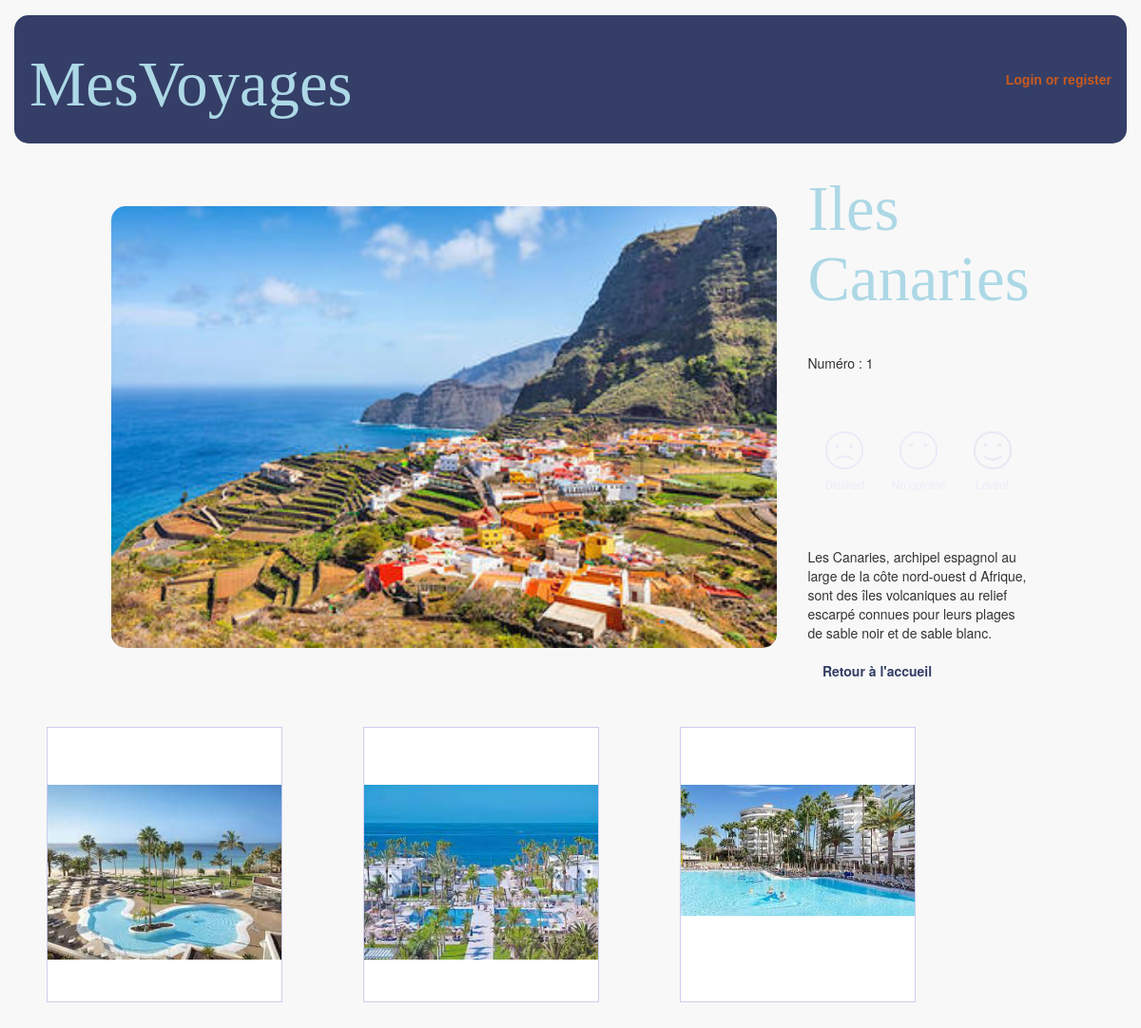
The page /movie.php?id=1 on the database its author committed.
### tables this page shows
CREATE TABLE `prestation` (
  `idPRE` int(25) NOT NULL,
  `nom` varchar(100) NOT NULL,
  `images` varchar(100) NOT NULL,
  `description` varchar(500) DEFAULT NULL,
  PRIMARY KEY (`idPRE`)
);

CREATE TABLE `hotel` (
  `idHOT` int(25) NOT NULL,
  `prestation_idPRE` int(25) NOT NULL,
  `nom` varchar(100) NOT NULL,
  `rating` float NOT NULL,
  `images` varchar(100) NOT NULL,
  `description` varchar(500) DEFAULT NULL,
  PRIMARY KEY (`idHOT`),
  KEY `prestation_idPRES` (`prestation_idPRE`)
);

### dbfonctions.php (called while the page is built, shortened)
<?php
function myConnection() {
    static $dbc = null;
    if ($dbc == null) {
        try {
            $dbc = new PDO('mysql: host=' . DB_HOST . ';dbname=' . DB_NAME . ';charset=utf8', DB_USER, DB_PASSWORD);
        } catch (PDOException $e) {
            header("Location:error.php?message=".$e->getMessage());
        }
    }
    return $dbc;
}
function getOnePays($idPRE) {
    try {
        $request = myConnection()->prepare("SELECT * FROM prestation WHERE idPRE = :idPRE");
        $request->bindParam(':idPRE', $idPRE, PDO::PARAM_STR);
        $request->execute();
    } catch (PDOException $e) {
        header("Location:error.php?message=".$e->getMessage());
    }
    return $request->fetch(PDO::FETCH_ASSOC);
}
function getHotelPRE($idPRE) {
    try {
        $request = myConnection()->prepare("SELECT * FROM hotel where prestation_idPRE = :idPRE");
        $request->bindParam(':idPRE', $idPRE, PDO::PARAM_STR);
        $request->execute();
    } catch (PDOException $e) {
        header("Location:error.php?message=".$e->getMessage());
    }
    return $request->fetchAll(PDO::FETCH_ASSOC);
}

### movie.php (the view, shortened to what this page needs)
<?php
$idUser   = (isset($_SESSION["idUSER"])) ? $_SESSION(["idUSER"])              :0;
$idPRE   = (isset($_GET["id"]))         ? $_GET["id"]                        :0;
include('header.php');
$pays  = getOnePays($idPRE);
if ($idUser > 0) {
  if (isset($_GET["ranking"])) {
    $ranking = $_GET["ranking"];
    switch($ranking) {
      case -1:
      case 0:
      case 1:
      case 99:
      setFeedback($idUser, $idPRE, $ranking);
      $feedback = $ranking;
      break;
      default:
      $feedback = getFeedback($idUser, $idPRE);
      break;
    }
  } else {
    $feedback = getFeedback($idUser, $idPRE);
  }
} else {
  $feedback = 99;
}
?>
<table class="jacket table-bordered">
  <tr class="gradeA">
    <td rowspan="4">
        <img src="<?= $pays["images"] ?>" class="prestation">
    </td>
    <td>
      <h1 class="info">
          <?= $pays["nom"] ?>
      </h1>
    </td>
  </tr>
  <tr class="gradeA">
    <td class="info">
      Numéro : <?= $pays["idPRE"] ?><br><br>
    </td>
  </tr>
  <?php if ($idUser > 0): ?>
    <tr class="gradeA ranking">
      <td>
        <table>
          <tr>
            <td valign="middle" class="icons">
              <?php if ($feedback != -1): ?>
                <a href="movie.php?id=<?= $pays['idPRE'] ?>&ranking=-1&title=<?= $_GET['nom'] ?>">
                  <img class="icons" src="ressources/sad-face-outline-unselected.png">
                </a><br>
                <small class="unselected">Disliked</small>
              <?php else : ?>
                <a href="movie.php?id=<?= $pays['idPRE'] ?>&ranking=99&title=<?= $_GET['nom'] ?>">
                  <img class="icons" src="ressources/sad-face-outline-selected.png">
                </a><br>
                <small class="selected">Disliked</small>
              <?php endif; ?>
            </td>
            <td valign="middle" class="icons">
              <?php if ($feedback != 0): ?>
                <a href="movie.php?id=<?= $pays['idPRE'] ?>&ranking=0&title=<?= $_GET['nom'] ?>">
                  <img class="icons" src="ressources/silent-emoticon-face-with-missed-mouth-symbol-of-stroke-unselected.png">
                </a><br>
                <small class="unselected">No opinion</small>
              <?php else : ?>
                <a href="movie.php?id=<?= $pays['idPRE'] ?>&ranking=99&title=<?= $_GET['nom'] ?>">
                  <img class="icons" src="ressources/silent-emoticon-face-with-missed-mouth-symbol-of-stroke-selected.png">
                </a><br>
                <small class="selected">No opinion</small>
              <?php endif; ?>
            </td>
            <td valign="middle" class="icons">
              <?php if ($feedback != 1): ?>
                <a href="movie.php?id=<?= $pays['idPRE'] ?>&ranking=1&title=<?= $_GET['nom'] ?>">
                  <img class="icons" src="ressources/smiling-emoticon-face-unselected.png">
                </a><br>
                <small class="unselected">Loved!</small>
              <?php else : ?>
                <a href="movie.php?id=<?= $pays['idPRE'] ?>&ranking=99&title=<?= $_GET['nom'] ?>">
                  <img class="icons" src="ressources/smiling-emoticon-face-selected.png">
                </a><br>
                <small class="selected">Loved!</small>
              <?php endif; ?>
            </td>
          </tr>
        </table>
      </td>
    </tr>
  <?php else: ?>
    <tr class="gradeA ranking">
      <td>
        <table>
          <tr>
            <td valign="middle" class="icons">
              <a href="login.php">
                <img class="icons" src="ressources/sad-face-outline-unselected.png">
              </a><br>
              <small class="unselected">Disliked</small>
            </td>
            <td valign="middle" class="icons">
              <a href="login.php">
                <img class="icons" src="ressources/silent-emoticon-face-with-missed-mouth-symbol-of-stroke-unselected.png">
              </a><br>
              <small class="unselected">No opinion</small>
            </td>
            <td valign="middle" class="icons">
              <a href="login.php">
                <img class="icons" src="ressources/smiling-emoticon-face-unselected.png">
              </a><br>
              <small class="unselected">Loved!</small>
            </td>
          </tr>
        </table>
      </td>
    </tr>
  <?php endif; ?>
  <tr class="gradeA">
    <td class="info">
      <br><?= $pays["description"] ?><br>
      <br>
      &nbsp;&nbsp;&nbsp;&nbsp;<a href="index.php">Retour à l'accueil</a>&nbsp;&nbsp;&nbsp;&nbsp;
    </td>
  </tr>
</table>
<?php foreach (getHotelPRE($idPRE) as $hotel): ?>
<div class='cartouche'>
  <div class='card'>
    <div class='data'>
    </div>
    <div class='pict'>
      <a href="hotel.php?id=<?= $hotel['idHOT'] ?>&nom=<?= htmlentities($hotel['nom']) ?>"><img src="<?= $hotel['images'] ?>" alt="<?= $hotel['nom'] ?>"></a>
    </div>
  </div>
</div>
<?php endforeach; ?>
<?php include('footer.php'); ?>

### header.php (shortened to what this page needs)
<?php
  require 'dbfonctions.php';
?>
<!DOCTYPE html>
<html>
  <head>
    <link href="bootstrap/vendor/bootstrap/css/bootstrap.css" rel="stylesheet">
    <link href="bootstrap/vendor/metisMenu/metisMenu.css" rel="stylesheet">
    <link href="bootstrap/vendor/datatables-responsive/dataTables.responsive.css" rel="stylesheet">
    <link href="bootstrap/dist/css/sb-admin-2.css" rel="stylesheet">
    <link href="bootstrap/vendor/font-awesome/css/font-awesome.min.css" rel="stylesheet" type="text/css">
    <link rel="stylesheet" type="text/css" href="style.css">
  </head>
  <body>
    <div class="col-lg-12">
      <header>
        <table>
          <tr>
            <td>
              <h1>MesVoyages</h1>
            </td>
            <td>
              <nav>
                <?php if (isset($_SESSION["idUser"]) && $_SESSION["idUser"] > 0): ?>
                  <a href="logout.php"><?= $_SESSION["message"] ?></a><br>
                <?php else: ?>
                  <a href="login.php"><?= empty($_SESSION["message"])?"Login or register":$_SESSION["message"] ?></a><br>
                <?php endif; ?>
              </nav>
            </td>
          </tr>
        </table>
      </header>

### footer.php (shortened to what this page needs)
    </div>
  </body>
</html>

### style.css (style rules this page uses)
header { padding: 16px; margin-top: 16px; background-color: rgb(52,62,103); border-radius: 15px; font-family: arial; }
h1 { font-size: 50pt; font-family: Impact; color: lightblue; }
nav { text-align: right; }
nav a { color: rgb(201,90,30); font-weight: bold; }
.cartouche { width: 261px; display: inline-block; margin: 17px 34px 34px 34px; }
.card { width: 248px; height: 290px; background-color: #FFFFFF; border: 1px solid #CCCCEE; text-align: center; }
.data { width: 248px; height: 60px; line-height: 60px; overflow: hidden; font-size: 14pt; }
.pict { height: 369px; padding-bottom: 17px; overflow: hidden; }
.pict img { width: 246px; }
table { width: 100%; border-collapse: collapse; }
table, tr, td { border: none !important; }
a { color: rgb(52,62,103); text-decoration: none; font-weight: bold; }
.jacket { width: 900px; margin: auto; border-collapse: separate; border-spacing: 32px; }
.prestation { width: 700px; border-radius: 15px; }
.info { vertical-align: top; margin-top: 0px; }
.icons { text-align: center; margin: auto; width: 50px; padding: 5px; }
.unselected { color: #ECECFB; }

### rows shown on the page
prestation: images (picture), nom "Iles Canaries", idPRE "1", description "Les Canaries, archipel espagnol au large de la côte nord-ouest d Afrique, sont des îles volcaniques au relief escarpé connues pour leurs plages de sable noir et de sable blanc."
hotel: images+nom (picture)
hotel: images+nom (picture)
hotel: images+nom (picture)
